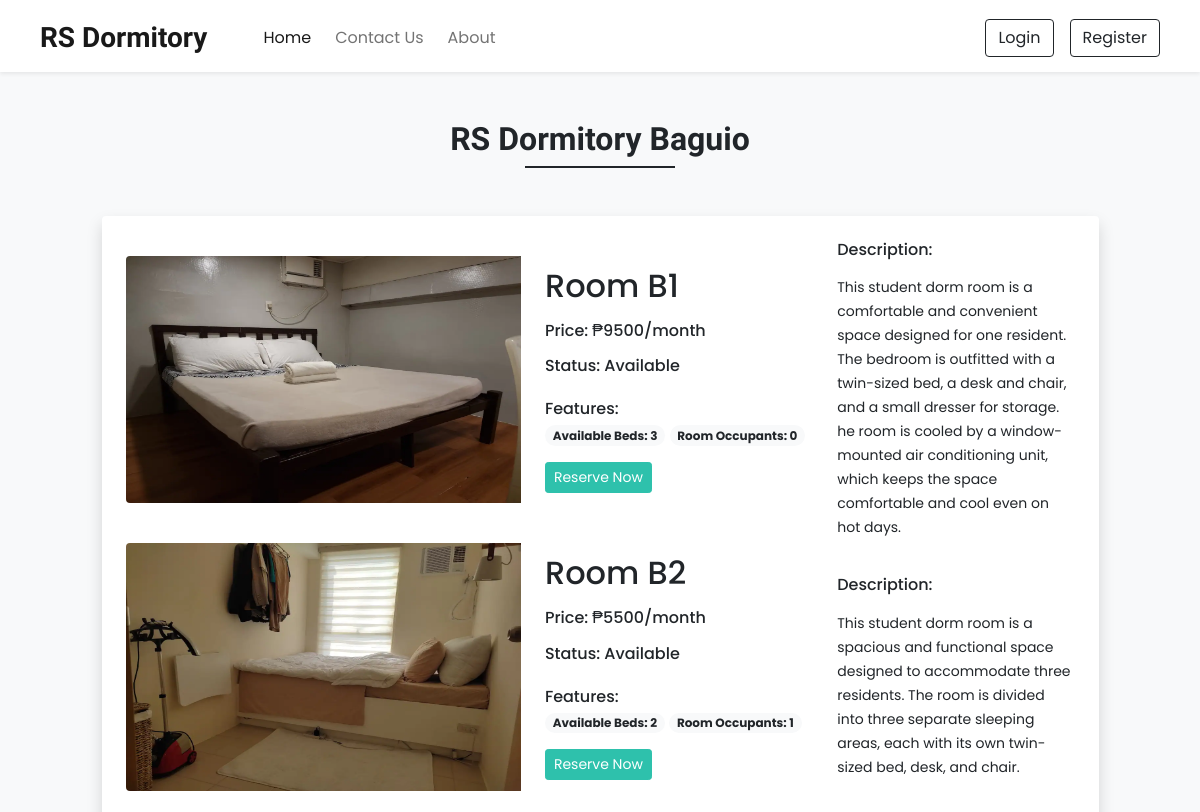
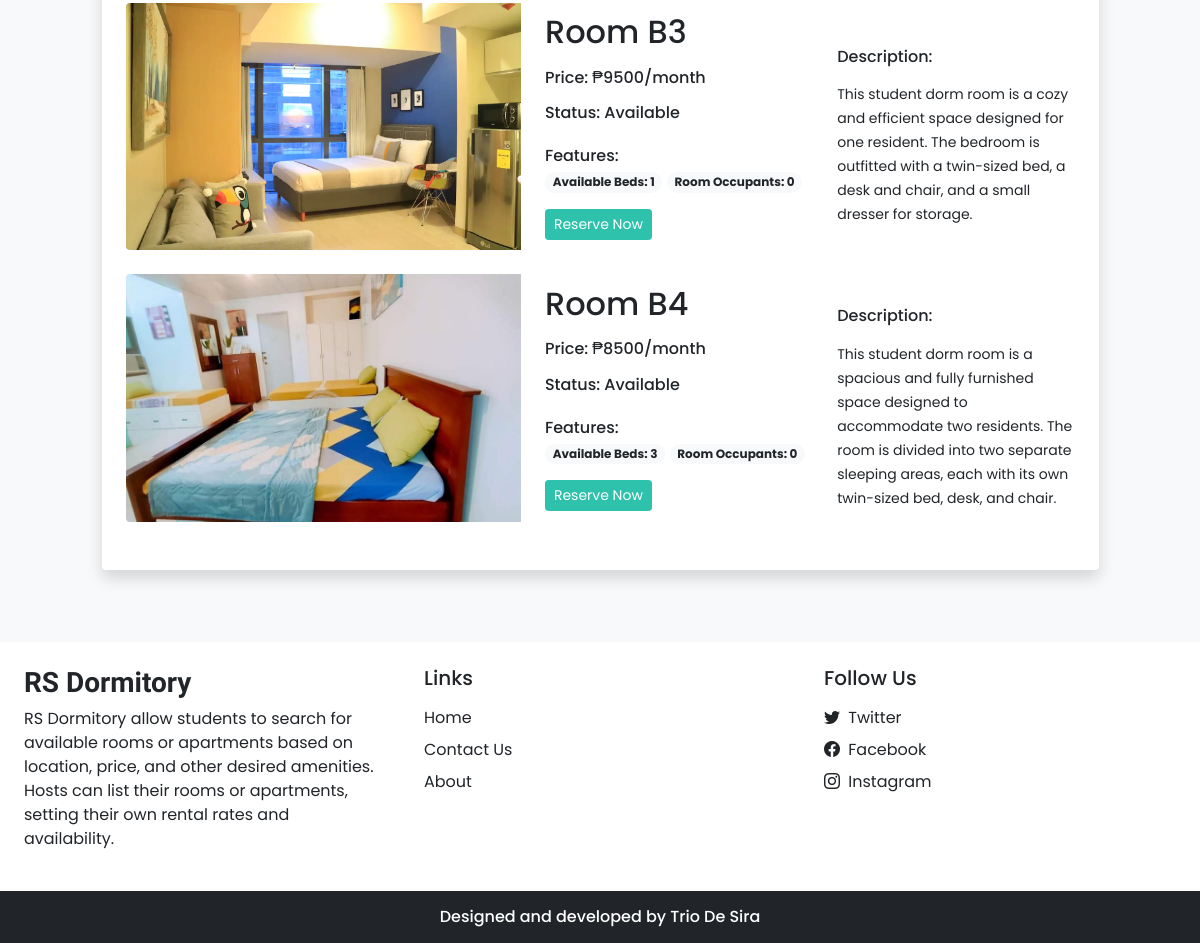
The app's page /dorms2.php with its own data (2 pictures, top to bottom).
### tables this page shows
CREATE TABLE `room_data` (
  `room_id` int(10) UNSIGNED NOT NULL,
  `room_name` varchar(30) NOT NULL,
  `price` float NOT NULL,
  `available_beds` int(10) NOT NULL,
  `room_occupants` int(10) NOT NULL,
  `dorm_id` int(10) UNSIGNED NOT NULL,
  `status` text NOT NULL,
  `description` text NOT NULL,
  `image` text NOT NULL
);

### dorms2.php (the view, shortened to what this page needs)
<!DOCTYPE html>
<html lang="en">
<head>
  <?php require('inc/links.php'); ?>
  <link rel="stylesheet" href="css/common.css">
</head>
<body class="bg-light">
  <?php require('inc/header.php'); ?>
  <div class="my-5 px-4">
    <h2 class="fw-bold h-font text-center">RS Dormitory Baguio</h2>
    <div class="h-line bg-dark"></div>
  </div>
  <div class="container d-flex justify-content-center ">
    <div class="row d-flex justify-content-center">
      <div class="col-lg-11 col-md-12 px-4">
        <div class="card mb-4 border-0 shadow">
          <div class="row g-0 p-4 align-items-center ">
            <?php
            $sql = "SELECT * FROM room_data WHERE dorm_id = 2";
            $result = mysqli_query($conn, $sql);
            if (mysqli_num_rows($result) > 0) {
              while ($row = mysqli_fetch_assoc($result)) {
            ?>
                <div class="col-md-5 mb-lg-0 mb-md-0 mb-3">
                  <img src="images/rooms/<?php echo $row['image']; ?>" class="img-responsive rounded-start mb-4" width="440" height="247.5" alt="...">
                </div>
                <div class="col-md-4 px-lg-4 px-md-3 px-0">
                  <h2 class="mb-3"><?php echo $row['room_name']; ?></h5>
                    <h6 class="mb-3">Price: ₱<?php echo $row['price']; ?>/month</h6>
                    <h6 class="mb-4">Status: <?php echo $row['status']; ?></h6>
                    <div class="features mb-3">
                      <h6 class="mb-1">Features:</h6>
                      <span class="badge rounded-pill bg-light text-dark text-wrap">Available Beds: <?php echo $row['available_beds']; ?></span>
                      <span class="badge rounded-pill bg-light text-dark text-wrap mb-3">Room Occupants: <?php echo $row['room_occupants']; ?></span><br>
                      <button type="reset" class="btn btn-sm w-30 text-white custom-bg shadow-none mb-2 disabled-button" data-bs-toggle="modal" data-bs-target="#reserveModal" <?php
                                                                                                                                                                                if ($row['status'] == 'N/A') {
                                                                                                                                                                                  echo 'id = "notAvailable" disabled';
                                                                                                                                                                                }
                                                                                                                                                                                ?>>
                        <?php
                        if ($row['status'] == 'N/A') {
                          echo 'Unavailable';
                        } else {
                          echo 'Reserve Now';
                        }
                        ?>
                      </button>
                    </div>
                </div>
                <div class="col-md-3">
                  <h6 class="mb-3">Description:</h6>
                  <p class="mb-1"><small><?php echo $row['description']; ?></small></p>
                </div>
            <?php
              }
            }
            ?>
          </div>
        </div>
      </div>
    </div>
  </div>
  <?php require('inc/footer.php'); ?>
</body>
</html>

### inc/links.php (shortened to what this page needs)
<link href="https://cdn.jsdelivr.net/npm/bootstrap@5.0.2/dist/css/bootstrap.min.css" rel="stylesheet">
<link rel="stylesheet" href="https://cdn.jsdelivr.net/npm/bootstrap-icons@1.10.3/font/bootstrap-icons.css">
<link rel="stylesheet" href="https://cdn.jsdelivr.net/npm/swiper@8/swiper-bundle.min.css">

### inc/header.php (shortened to what this page needs)
<nav class="navbar navbar-expand-lg navbar-light bg-white px-lg-3 py-lg-2 shadow-sm sticky-top">
    <div class="container-fluid px-lg-4 mt-1">
        <a class="navbar-brand me-5 fw-bold fs-3 h-font" href="index.php">RS Dormitory</a>
        <div class="collapse navbar-collapse" id="navbarSupportedContent">
            <ul class="navbar-nav me-auto mb-2 mb-lg-0">
                <li class="nav-item">
                    <a class="nav-link active me-2" aria-current="page" href="index.php">Home</a>
                </li>
                <li class="nav-item">
                    <a class="nav-link me-2" href="contact.php">Contact Us</a>
                </li>
                <li class="nav-item">
                    <a class="nav-link me-2" href="about.php">About</a>
                </li>
            </ul>
            <div class="d-flex">
                <?php
                if (isset($_SESSION['logged_in']) && $_SESSION['logged_in'] == true) {
                    echo '
                                <form method="POST" class="d-flex" style="justify-content: center;">
                                    <button type="submit" name="profile" class="btn btn-dark me-lg-3 me-2">Profile</button>
                                    <button type="submit" name="logout" class="btn btn-primary ">Logout</button>
                                </form>
                          ';
                } else {
                    echo '
                                <button type="button" class="btn btn-outline-dark shadow-none me-lg-3 me-2 " data-bs-toggle="modal" data-bs-target="#loginModal">
                                        Login
                                </button>
                                <button type="button" class="btn btn-outline-dark shadow-none" data-bs-toggle="modal" data-bs-target="#registerModal">
                                        Register
                                </button>
                                ';
                }
                ?>
            </div>
        </div>
    </div>
</nav>

### inc/footer.php
<div class="container-fluid bg-white mt-5">
    <div class="row">
        <div class="col-lg-4 p-4">
            <h3 class="h-font fw-bold fs-3 mb-2">RS Dormitory</h3>
            <p>
                RS Dormitory allow students to search for available rooms or apartments based on location,
                price, and other desired amenities. Hosts can list their rooms or apartments, setting their
                own rental rates and availability.
            </p>
        </div>
        <div class="col-lg-4 p-4">
            <h5 class="mb-3">Links</h5>
            <a href="index.php" class="d-inline-block mb-2 text-dark text-decoration-none">Home</a><br>
            <a href="contact.php" class="d-inline-block mb-2 text-dark text-decoration-none">Contact Us</a><br>
            <a href="about.php" class="d-inline-block mb-2 text-dark text-decoration-none">About</a><br>
        </div>
        <div class="col-lg-4 p-4">
            <h5 class="mb-3">Follow Us</h5>
            <a href="#" class="d-inline-block text-dark text-decoration-none mb-2">
                <i class="bi bi-twitter me-1"></i> Twitter
            </a><br>
            <a href="#" class="d-inline-block text-dark text-decoration-none mb-2">
                <i class="bi bi-facebook me-1"></i> Facebook
            </a><br>
            <a href="#" class="d-inline-block text-dark text-decoration-none mb-2">
                <i class="bi bi-instagram me-1"></i> Instagram
            </a><br>
        </div>
    </div>
</div>
<h6 class="text-center bg-dark text-white p-3 m-0">Designed and developed by Trio De Sira</h6>

### css/common.css (style rules this page uses)
:root { --teal: #2ec1ac; --teal-hover: #279e8c; }
* { font-family: 'Poppins', sans-serif; }
.h-font { font-family: 'Merienda', cursive; }
.custom-bg { background-color: var(--teal); border: 1px solid var(--teal); }
.h-line { width: 150px; margin: 0 auto; height: 1.7px; }

### dorms2.php (style rules this page uses)
img { max-width: 100%; max-height: 100%; }

### inc/header.php (style rules this page uses)
.custom-bg { background-color: var(--teal); border: 1px solid var(--teal); }

### records on screen
room_data: image (picture), room_name "Room B1", price "9500", status "Available", available_beds "3", room_occupants "0", shows "Reserve Now", description "This student dorm room is a comfortable and convenient space designed for one resident. The bedroom is outfitted with a twin-sized bed, a desk and chair, and a small dresser for storage. he room is cooled by a window-mounted air conditioning unit, which keeps the space comfortable and cool even on hot days."
room_data: image (picture), room_name "Room B2", price "5500", status "Available", available_beds "2", room_occupants "1", shows "Reserve Now", description "This student dorm room is a spacious and functional space designed to accommodate three residents. The room is divided into three separate sleeping areas, each with its own twin-sized bed, desk, and chair."
room_data: image (picture), room_name "Room B3", price "9500", status "Available", available_beds "1", room_occupants "0", shows "Reserve Now", description "This student dorm room is a cozy and efficient space designed for one resident. The bedroom is outfitted with a twin-sized bed, a desk and chair, and a small dresser for storage."
room_data: image (picture), room_name "Room B4", price "8500", status "Available", available_beds "3", room_occupants "0", shows "Reserve Now", description "This student dorm room is a spacious and fully furnished space designed to accommodate two residents. The room is divided into two separate sleeping areas, each with its own twin-sized bed, desk, and chair."
